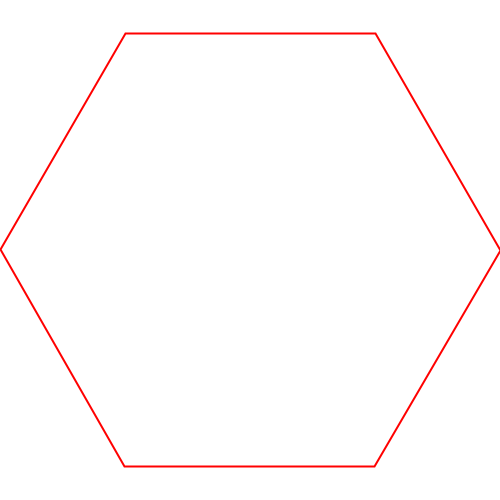
Frame 1 (no input)
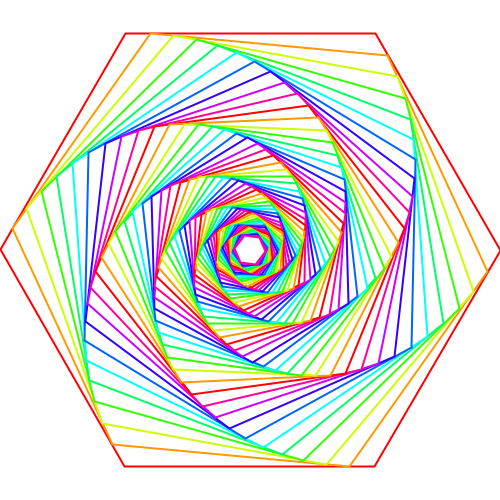
Frame 60 (the mouse pressed at the canvas centre just before this capture)
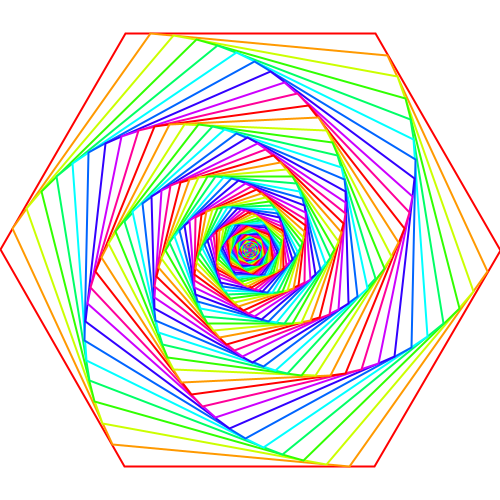
Frame 120 (the mouse held since frame 60 and released just before this capture)

The Processing sketch that drew these frames (run headless with seeded random() and noise(); from frame 60 on, the mouse is pressed at the canvas centre):

// Processing sketch: LogSpiral
// ── LogSpiral.pde
PVector[] vec;
float gap = 0.1;
int gon = 6;
int count = 0;
void setup(){
  size(500, 500);
  colorMode(HSB, 1);
  background(1);
  vec = new PVector[gon];
  
  for (int i = 0; i < gon; i++) {
    vec[i] = PVector.fromAngle(2 * i * PI / gon);
    vec[i].mult(width / 2);
  }
}
void draw(){
  //noStroke();
  stroke(color(count % 10 / 10.0, 1, 1));
  strokeWeight(2);
  //fill(color(count % 10 / 10.0, 0.5, 1)); 
  translate(width / 2, height / 2);
  drawPolygon(vec);
  vec = getVector(vec);
  count++;
}
void mousePressed() {
   String namePNG = "polygon" + "_" + gon + "_" + gap + ".png";
   save(namePNG);
}

// ── drawLogSpiral.pde
void drawPolygon(PVector[] v) {
  beginShape();
  for (int i = 0; i < gon; i++){
    //line(v[i].x, v[i].y, v[(i + 1) % gon].x, v[(i + 1) % gon].y);
    vertex(v[i].x, v[i].y);
  }
  endShape(CLOSE);
}

// ── getVec.pde
PVector[] getVector(PVector[] vec) {
  PVector[] nextVec = new PVector[gon];
  for ( int i = 0; i < gon; i++) {
    PVector dir = PVector.sub(vec[(i + 1) % gon], vec[i]);
    dir.mult(gap);
    nextVec[i] = PVector.add(vec[i], dir);
  }
  return(nextVec);
}
